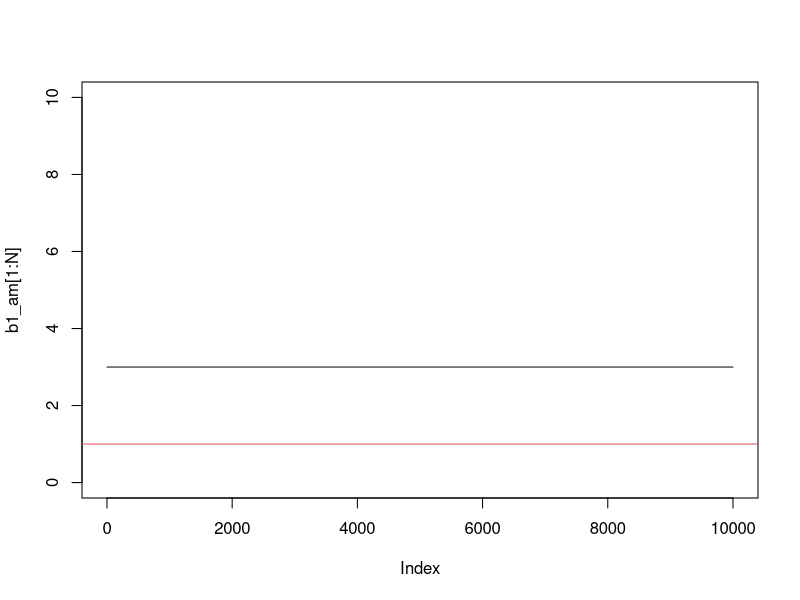
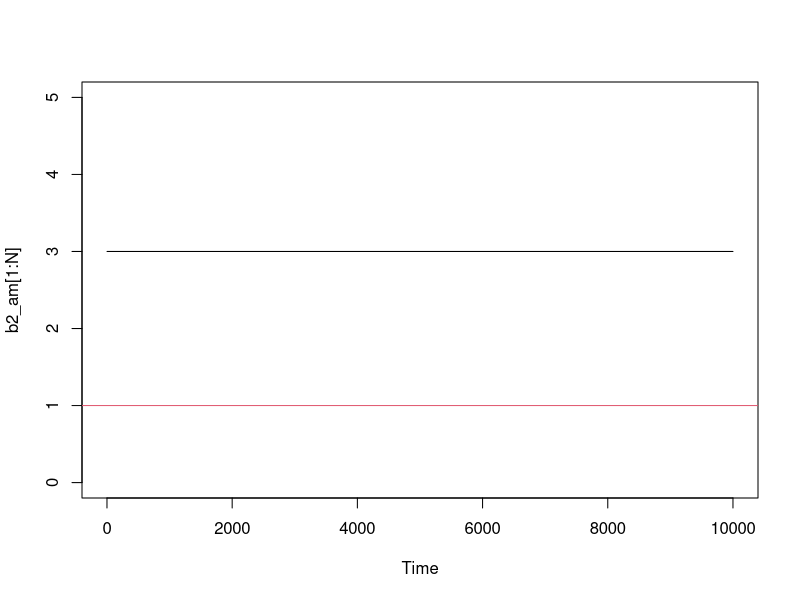
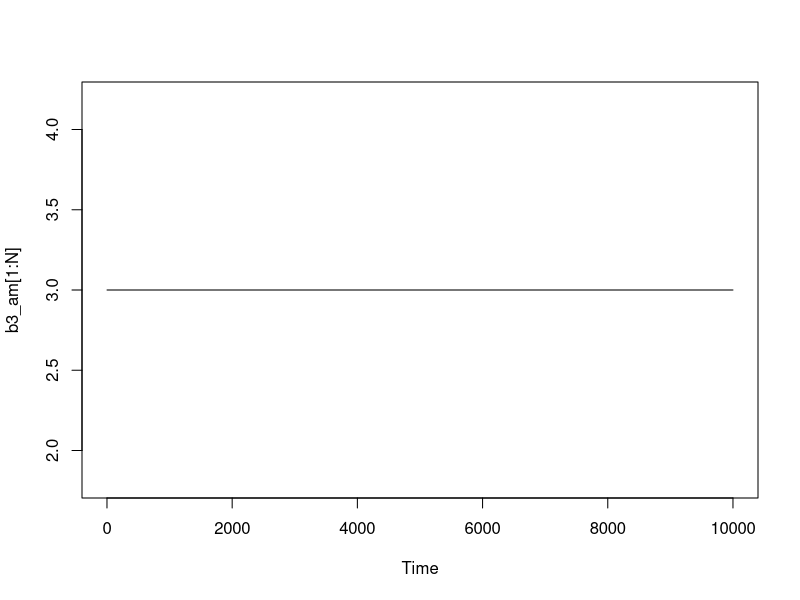

Here is the R script that generated these plots, in order:
## ---- chunk 1
#Fixando valores iniciais
b1 <- 1
b2 <- 1
b3 <- 1

#Gerando os dados
n <- 13
y <- rpois(n,b1 + b2*c(1:13) + b3*c(1:13)^2)
## ---- chunk 2
#número de iterações
N <- 10000

#variância da distribuição a priori proposta
k <- 100

#contadores 
cont_b1 <- 0
cont_b2 <- 0
cont_b3 <- 0

#núcleos das condicionais completas
cc_b1 <- function(b1,b2,b3){prod(b1 + b2*c(1:13) + b3*c(1:13)^2)*exp(-b1*(13 + (b1/(2*k))))}

cc_b2 <- function(b1,b2,b3){prod(b1 + b2*c(1:13) + b3*c(1:13)^2)*exp(- b2*(91 + (b2/(2*k))))}

cc_b3 <- function(b1,b2,b3){prod(b1 + b2*c(1:13) + b3*c(1:13)^2)*exp(- b3*(819 + (b3/(2*k))))}

## ---- chunk 3
#valores iniciais
b1_am <- b2_am <- b3_am <- NULL
b1_am[1] <- b2_am[1] <- b3_am[1] <- 3

for(i in 2:N){
    
     #metropolis para b1
     b1 <- rnorm(1,b1_am[i-1],k) 
     alpha <- min(0,cc_b1(b1, b2_am[i-1], b2_am[i-1]) - cc_b1(b1_am[i-1], b2_am[i-1], b2_am[i-1]))
     if(runif(1) < alpha){b1_am[i] <- b1;cont_b1 <- cont_b1+1}else{b1_am[i] <- b1_am[i-1]}  
     
     #metropolis para b2
     b2 <- rnorm(1,b2_am[i-1],k) 
     alpha2 <- min(0,cc_b2(b1_am[i], b2, b3_am[i-1]) - cc_b2(b1_am[i], b2_am[i-1], b3_am[i-1]))
     if(runif(1) < alpha2){b2_am[i] <- b2;cont_b2 <- cont_b2+1}else{b2_am[i] <- b2_am[i-1]}  
      
     #metropolis para b3
     b3 <- rnorm(1,b3_am[i-1],k) 
     alpha3 <- min(0,cc_b3(b1_am[i], b2_am[i], b3) - cc_b3(b1_am[i], b2_am[i], b3_am[i-1]))
     if(runif(1) < alpha3){b3_am[i] <- b3;cont_b3 <- cont_b3+1}else{b3_am[i] <- b3_am[i-1]}  
  }
## ---- chunk 4
b1 <- 1
b2 <- 1
b3 <- 1
plot(b1_am[1:N], type = "l", ylim=c(0,10))
abline(a = b1, b = 0, col = 2)

cont_b1/N
## ---- chunk 5
ts.plot(b2_am[1:N], ylim=c(0,5))
abline(a = b2, b = 0, col = 2)

cont_b2/N
## ---- chunk 6
ts.plot(b3_am[1:N])
abline(a = b3, b = 0, col = 2)

cont_b3/N
